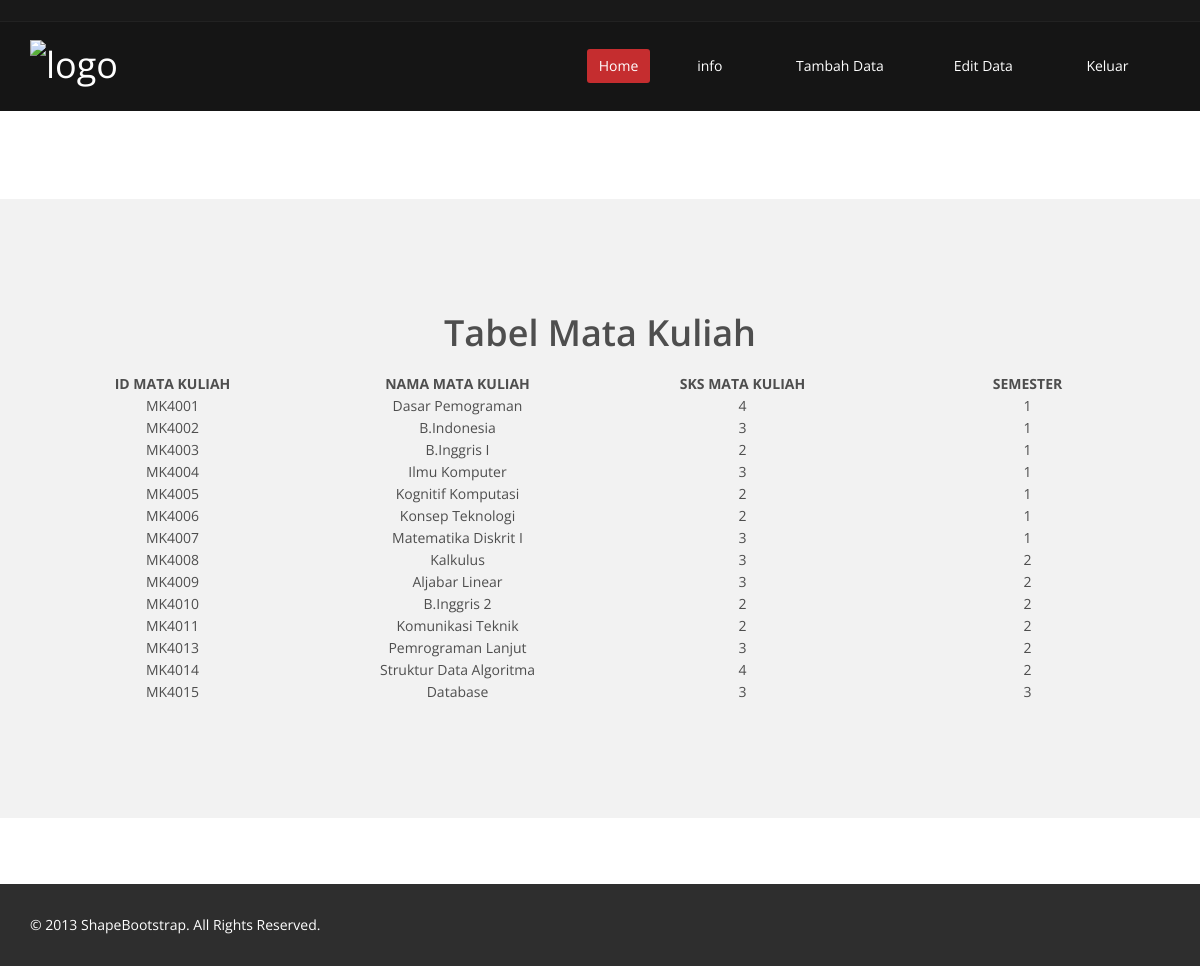
Screenshot of /insert_matakuliah.php (signed in) with the database file from the repository.
### tables this page shows
CREATE TABLE IF NOT EXISTS `mata_kuliah` (
  `ID_MATKUL` char(6) NOT NULL,
  `NAMA_MATKUL` varchar(30) NOT NULL,
  `SKS_MATKUL` int(11) NOT NULL,
  `SEMESTER` int(11) NOT NULL
);

### smatakuliah.php (the view, shortened to what this page needs)
<?php
if ( !isset($_SESSION['logged-in']) || $_SESSION['logged-in'] !== true) {
header('Location: index.php');
exit;
} else { $query = "SELECT * FROM mata_kuliah";
$result= mysql_query($query);
?>
<!DOCTYPE html>
<html lang="en">
<head>
    <link href="css/bootstrap.min.css" rel="stylesheet">
    <link href="css/font-awesome.min.css" rel="stylesheet">
    <link href="css/animate.min.css" rel="stylesheet">
    <link href="css/prettyPhoto.css" rel="stylesheet">
    <link href="css/main.css" rel="stylesheet">
    <link href="css/responsive.css" rel="stylesheet">
</head>
<body class="homepage">
    <header id="header">
        <div class="top-bar">
            <div class="container">
                <div class="row">
                    <div class="col-sm-6 col-xs-4">
                    </div>
                    <div class="col-sm-6 col-xs-8">
                           </div>
                       </div>
                    </div>
                </div>
        <nav class="navbar navbar-inverse" role="banner">
            <div class="container">
                <div class="navbar-header">
                    <a class="navbar-brand" href="index.html"><img src="images/logo.png" alt="logo"></a>
                </div>
                <div class="collapse navbar-collapse navbar-right">
                    <ul class="nav navbar-nav">
                        <li class="active"><a href="admin_homepage.php">Home</a></li>
                        <li class="dropdown">
                            <a href="#" class="dropdown-toggle" data-toggle="dropdown">info <i class="fa fa-angle-down"></i></a>
                        </li>                      <li class="dropdown">
                            <a href="#" class="dropdown-toggle" data-toggle="dropdown">Tambah Data<i class="fa fa-angle-down"></i></a>
                        </li>                      <li class="dropdown">
                            <a href="#" class="dropdown-toggle" data-toggle="dropdown">Edit Data <i class="fa fa-angle-down"></i></a>
                        </li>
                        <li class="dropdown">
                            <a href="#" class="dropdown-toggle" data-toggle="dropdown">Keluar <i class="fa fa-angle-down"></i></a>
                        </li>
                    </ul>
                </div>
            </div>
        </nav>
    </header>
	<br><br><br><br>
    <section id="feature" >
        <div class="container">
           <div class="center wow fadeInDown">
		   <div id="container">
	<div class="shell">
		<br />
		<div id="main">
			<div class="cl">&nbsp;</div>
			<div id="content">
				<div class="box">
					<div class="box-head">
						<h2 class="left">Tabel Mata Kuliah</h2>
					</div>
					<div class="table">
						<table width="100%" border="0" cellspacing="0" cellpadding="0" align='center'>
							<tr align='center'>
								<td width="200px"> <b> ID MATA KULIAH </b> </td>
								<td width="200px"> <b> NAMA MATA KULIAH</b> </td>
								<td width="200px"> <b> SKS MATA KULIAH</b> </td>
								<td width="200px"> <b> SEMESTER</b> </td>
							</tr>
							<?php
							while ($data = mysql_fetch_array($result))
							{
							echo "
								<tr align='center'>
								<td>".$data['ID_MATKUL']."</td>
								<td>".$data['NAMA_MATKUL']."</td>
								<td>".$data['SKS_MATKUL']."</td>
								<td>".$data['SEMESTER']."</td>
								</tr>";
							}
							?>
						</table>
					</div>
       </div>
	   </div>
       </div>
    </section>
<br><br><br>
    <footer id="footer" class="midnight-blue">
        <div class="container">
            <div class="row">
                <div class="col-sm-6">
                    &copy; 2013 <a target="_blank" href="http://shapebootstrap.net/" title="Free Twitter Bootstrap WordPress Themes and HTML templates">ShapeBootstrap</a>. All Rights Reserved.
                </div>
            </div>
        </div>
    </footer>
</body>
</html>
<?php
     };
     ?>

### insert_matakuliah.php (shortened to what this page needs)
<?php
$id_matkul=$_POST["id_matkul"];
$NAMA_MATKUL=$_POST["NAMA_MATKUL"];
$sks_matkul=$_POST["sks_matkul"];
$semester=$_POST["semester"];
$rs=mysql_fetch_array(mysql_query("select * from mata_kuliah where id_matkul='$id_matkul'"));
if ($rs)
{
	echo "<script>alert('Data Sudah Ada');</script>";
	include "i_matakuliah.php";
}
else
{
 $query = "insert into mata_kuliah(id_matkul,NAMA_MATKUL,sks_matkul,semester) values ('$id_matkul','$NAMA_MATKUL','$sks_matkul','$semester')";
 $hasil = mysql_query($query);
}
if ($hasil)
{
	include "smatakuliah.php";
}
?>

### css/main.css (style rules this page uses)
body { background: #fff; font-family: 'Open Sans', sans-serif; color:#4e4e4e; line-height: 22px; }
h1, h2, h3, h4, h5, h6 { font-weight: 600; font-family: 'Open Sans', sans-serif; color:#4e4e4e; }
h2 { font-size: 20px; }
a { color: #c52d2f; -webkit-transition: color 300ms, background-color 300ms; -moz-transition: color 300ms, background-color 300ms; -o-transition: color 300ms, background-color 300ms; transition: color 300ms, background-color 300ms; }
.center h2 { font-size: 36px; margin-top: 0; margin-bottom: 20px; }
body > section { padding: 70px 0; }
.center { text-align: center; padding-bottom: 55px; }
.navbar>.container .navbar-brand { margin-left: 0; }
.top-bar { padding: 10px 0; background: #191919; border-bottom: 1px solid #222; line-height: 28px; }
.navbar-brand { padding: 0; margin:0; }
.navbar { border-radius: 0; margin-bottom: 0; background: #151515; padding: 15px 0; padding-bottom: 0; }
.navbar-nav { margin-top: 12px; }
.navbar-nav>li { margin-left: 35px; padding-bottom: 28px; }
.navbar-inverse .navbar-nav > li > a { padding: 5px 12px; margin: 0; border-radius: 3px; color: #fff; line-height: 24px; display: inline-block; }
.navbar-inverse { border: none; }
.navbar-inverse .navbar-brand { font-size: 36px; line-height: 50px; color: #fff; }
.navbar-inverse .navbar-nav > .active > a, .navbar-inverse .navbar-nav > .active > a:hover, .navbar-inverse .navbar-nav > .active > a:focus, .navbar-inverse .navbar-nav > .open > a, .navbar-inverse .navbar-nav > .open > a:hover, .navbar-inverse .navbar-nav > .open > a:focus { background-color: #c52d2f; color: #fff; }
.navbar-inverse .navbar-collapse, .navbar-inverse .navbar-form { border-top: 0; padding-bottom: 0; }
#feature { background: #f2f2f2; padding-bottom: 40px; }
#footer { padding-top: 30px; padding-bottom: 30px; color: #fff; background: #2e2e2e; }
#footer a { color: #fff; }

### rows the page displays
mata_kuliah: ID_MATKUL "MK4001", NAMA_MATKUL "Dasar Pemograman", SKS_MATKUL "4", SEMESTER "1"
mata_kuliah: ID_MATKUL "MK4002", NAMA_MATKUL "B.Indonesia", SKS_MATKUL "3", SEMESTER "1"
mata_kuliah: ID_MATKUL "MK4003", NAMA_MATKUL "B.Inggris I", SKS_MATKUL "2", SEMESTER "1"
mata_kuliah: ID_MATKUL "MK4004", NAMA_MATKUL "Ilmu Komputer", SKS_MATKUL "3", SEMESTER "1"
mata_kuliah: ID_MATKUL "MK4005", NAMA_MATKUL "Kognitif Komputasi", SKS_MATKUL "2", SEMESTER "1"
mata_kuliah: ID_MATKUL "MK4006", NAMA_MATKUL "Konsep Teknologi", SKS_MATKUL "2", SEMESTER "1"
mata_kuliah: ID_MATKUL "MK4007", NAMA_MATKUL "Matematika Diskrit I", SKS_MATKUL "3", SEMESTER "1"
mata_kuliah: ID_MATKUL "MK4008", NAMA_MATKUL "Kalkulus", SKS_MATKUL "3", SEMESTER "2"
mata_kuliah: ID_MATKUL "MK4009", NAMA_MATKUL "Aljabar Linear", SKS_MATKUL "3", SEMESTER "2"
mata_kuliah: ID_MATKUL "MK4010", NAMA_MATKUL "B.Inggris 2", SKS_MATKUL "2", SEMESTER "2"
mata_kuliah: ID_MATKUL "MK4011", NAMA_MATKUL "Komunikasi Teknik", SKS_MATKUL "2", SEMESTER "2"
mata_kuliah: ID_MATKUL "MK4013", NAMA_MATKUL "Pemrograman Lanjut", SKS_MATKUL "3", SEMESTER "2"
mata_kuliah: ID_MATKUL "MK4014", NAMA_MATKUL "Struktur Data Algoritma", SKS_MATKUL "4", SEMESTER "2"
mata_kuliah: ID_MATKUL "MK4015", NAMA_MATKUL "Database", SKS_MATKUL "3", SEMESTER "3"
